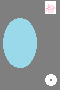

This game map was drawn from its Tiled (.tmx) file and the tilesets committed beside it. A one-line description and the trimmed map source follow:
An orthogonal 1x1 tile map with 60x90 px tiles, 1 tile layer (块层 1).

<map version="1.0" orientation="orthogonal" renderorder="right-down" width="1" height="1" tilewidth="60" tileheight="90">
 <tileset firstgid="1" name="zhangaiwu02" tilewidth="60" tileheight="90">
  <image source="zhangaiwu02.png" trans="fff0d8" width="60" height="90" />
 </tileset>
 <layer name="块层 1" width="1" height="1">
  <data>[1 cells, 1 non-empty, 1 distinct tile ids]</data>
 </layer>
</map>
